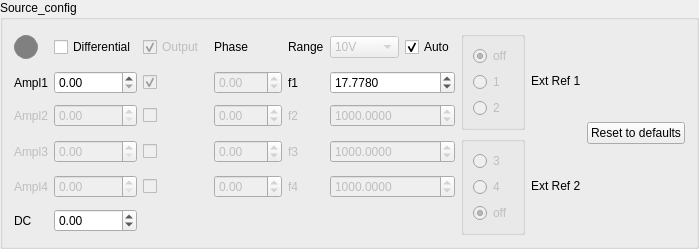
    <widget class="QGroupBox" name="horizontalGroupBox_3">
     <property name="minimumSize">
      <size>
       <width>0</width>
       <height>30</height>
      </size>
     </property>
     <property name="title">
      <string>Source_config</string>
     </property>
     <layout class="QHBoxLayout" name="horizontalLayout_5">
      <item>
       <layout class="QGridLayout" name="gridLayout_13">
        <item row="4" column="2">
         <widget class="QCheckBox" name="osc4_output_enable_checkBox">
          <property name="enabled">
           <bool>false</bool>
          </property>
          <property name="text">
           <string/>
          </property>
         </widget>
        </item>
        <item row="0" column="6" rowspan="3">
         <widget class="QGroupBox" name="verticalGroupBox_11">
          <property name="enabled">
           <bool>false</bool>
          </property>
          <layout class="QVBoxLayout" name="verticalLayout_22">
           <item>
            <widget class="QRadioButton" name="demod_off_radioButton">
             <property name="text">
              <string>off</string>
             </property>
             <property name="checked">
              <bool>true</bool>
             </property>
            </widget>
           </item>
           <item>
            <widget class="QRadioButton" name="demod1_radioButton">
             <property name="enabled">
              <bool>false</bool>
             </property>
             <property name="text">
              <string>1</string>
             </property>
            </widget>
           </item>
           <item>
            <widget class="QRadioButton" name="demod2_radioButton">
             <property name="enabled">
              <bool>false</bool>
             </property>
             <property name="text">
              <string>2</string>
             </property>
            </widget>
           </item>
          </layout>
         </widget>
        </item>
        <item row="4" column="1">
         <widget class="QDoubleSpinBox" name="amplitude4_spinBox">
          <property name="enabled">
           <bool>false</bool>
          </property>
         </widget>
        </item>
        <item row="3" column="0">
         <widget class="QLabel" name="amplitude3_label">
          <property name="enabled">
           <bool>false</bool>
          </property>
          <property name="text">
           <string>Ampl3</string>
          </property>
         </widget>
        </item>
        <item row="1" column="2">
         <widget class="QCheckBox" name="osc1_output_enable_checkBox">
          <property name="enabled">
           <bool>false</bool>
          </property>
          <property name="text">
           <string/>
          </property>
          <property name="checked">
           <bool>true</bool>
          </property>
         </widget>
        </item>
        <item row="2" column="1">
         <widget class="QDoubleSpinBox" name="amplitude2_spinBox">
          <property name="enabled">
           <bool>false</bool>
          </property>
         </widget>
        </item>
        <item row="3" column="1">
         <widget class="QDoubleSpinBox" name="amplitude3_spinBox">
          <property name="enabled">
           <bool>false</bool>
          </property>
         </widget>
        </item>
        <item row="3" column="6" rowspan="3" alignment="Qt::AlignLeft">
         <widget class="QGroupBox" name="verticalGroupBox_12">
          <property name="enabled">
           <bool>false</bool>
          </property>
          <layout class="QVBoxLayout" name="verticalLayout_25">
           <item>
            <widget class="QRadioButton" name="harmonic3_radioButton">
             <property name="text">
              <string>3</string>
             </property>
            </widget>
           </item>
           <item>
            <widget class="QRadioButton" name="harmonic4_radioButton">
             <property name="text">
              <string>4</string>
             </property>
            </widget>
           </item>
           <item>
            <widget class="QRadioButton" name="harmonic_off_radioButton">
             <property name="text">
              <string>off</string>
             </property>
             <property name="checked">
              <bool>true</bool>
             </property>
            </widget>
           </item>
          </layout>
         </widget>
        </item>
        <item row="4" column="5">
         <widget class="QDoubleSpinBox" name="frequency4_spinBox">
          <property name="enabled">
           <bool>false</bool>
          </property>
          <property name="decimals">
           <number>4</number>
          </property>
          <property name="maximum">
           <double>500000.000000000000000</double>
          </property>
          <property name="value">
           <double>1000.000000000000000</double>
          </property>
         </widget>
        </item>
        <item row="3" column="5">
         <widget class="QDoubleSpinBox" name="frequency3_spinBox">
          <property name="enabled">
           <bool>false</bool>
          </property>
          <property name="decimals">
           <number>4</number>
          </property>
          <property name="maximum">
           <double>500000.000000000000000</double>
          </property>
          <property name="value">
           <double>1000.000000000000000</double>
          </property>
         </widget>
        </item>
        <item row="0" column="1">
         <widget class="QCheckBox" name="differential_output_checkBox">
          <property name="enabled">
           <bool>true</bool>
          </property>
          <property name="text">
           <string>Differential</string>
          </property>
         </widget>
        </item>
        <item row="5" column="1">
         <widget class="QDoubleSpinBox" name="dc_offset_spinBox">
          <property name="enabled">
           <bool>true</bool>
          </property>
          <property name="minimum">
           <double>-10.000000000000000</double>
          </property>
          <property name="maximum">
           <double>10.000000000000000</double>
          </property>
         </widget>
        </item>
        <item row="3" column="4">
         <widget class="QLabel" name="f3_label">
          <property name="enabled">
           <bool>false</bool>
          </property>
          <property name="text">
           <string>f3</string>
          </property>
         </widget>
        </item>
        <item row="1" column="1">
         <widget class="QDoubleSpinBox" name="amplitude1_spinBox">
          <property name="enabled">
           <bool>true</bool>
          </property>
          <property name="keyboardTracking">
           <bool>false</bool>
          </property>
         </widget>
        </item>
        <item row="4" column="3">
         <widget class="QDoubleSpinBox" name="phase4_spinBox">
          <property name="enabled">
           <bool>false</bool>
          </property>
          <property name="minimum">
           <double>-360.000000000000000</double>
          </property>
          <property name="maximum">
           <double>360.000000000000000</double>
          </property>
         </widget>
        </item>
        <item row="0" column="3">
         <widget class="QLabel" name="phase_label">
          <property name="text">
           <string>Phase</string>
          </property>
         </widget>
        </item>
        <item row="2" column="3">
         <widget class="QDoubleSpinBox" name="phase2_spinBox">
          <property name="enabled">
           <bool>false</bool>
          </property>
          <property name="minimum">
           <double>-360.000000000000000</double>
          </property>
          <property name="maximum">
           <double>360.000000000000000</double>
          </property>
         </widget>
        </item>
        <item row="3" column="3">
         <widget class="QDoubleSpinBox" name="phase3_spinBox">
          <property name="enabled">
           <bool>false</bool>
          </property>
          <property name="minimum">
           <double>-360.000000000000000</double>
          </property>
          <property name="maximum">
           <double>360.000000000000000</double>
          </property>
         </widget>
        </item>
        <item row="0" column="4">
         <widget class="QLabel" name="range_label">
          <property name="text">
           <string>Range</string>
          </property>
         </widget>
        </item>
        <item row="0" column="5">
         <layout class="QHBoxLayout" name="range_layout">
          <item>
           <widget class="QComboBox" name="output_range_comboBox">
            <property name="enabled">
             <bool>false</bool>
            </property>
            <property name="currentText">
             <string>10V</string>
            </property>
            <property name="currentIndex">
             <number>3</number>
            </property>
            <item>
             <property name="text">
              <string>10mV</string>
             </property>
            </item>
            <item>
             <property name="text">
              <string>100mV</string>
             </property>
            </item>
            <item>
             <property name="text">
              <string>1V</string>
             </property>
            </item>
            <item>
             <property name="text">
              <string>10V</string>
             </property>
            </item>
           </widget>
          </item>
          <item>
           <widget class="QCheckBox" name="output_autorange_checkBox">
            <property name="enabled">
             <bool>true</bool>
            </property>
            <property name="text">
             <string>Auto</string>
            </property>
            <property name="checked">
             <bool>true</bool>
            </property>
           </widget>
          </item>
         </layout>
        </item>
        <item row="2" column="4">
         <widget class="QLabel" name="f2_label">
          <property name="enabled">
           <bool>false</bool>
          </property>
          <property name="text">
           <string>f2</string>
          </property>
         </widget>
        </item>
        <item row="3" column="2">
         <widget class="QCheckBox" name="osc3_output_enable_checkBox">
          <property name="enabled">
           <bool>false</bool>
          </property>
          <property name="text">
           <string/>
          </property>
         </widget>
        </item>
        <item row="1" column="0">
         <widget class="QLabel" name="amplitude1_label">
          <property name="text">
           <string>Ampl1</string>
          </property>
         </widget>
        </item>
        <item row="1" column="5">
         <widget class="QDoubleSpinBox" name="frequency1_spinBox">
          <property name="enabled">
           <bool>true</bool>
          </property>
          <property name="decimals">
           <number>4</number>
          </property>
          <property name="maximum">
           <double>500000.000000000000000</double>
          </property>
          <property name="value">
           <double>17.777999999999999</double>
          </property>
         </widget>
        </item>
        <item row="2" column="5">
         <widget class="QDoubleSpinBox" name="frequency2_spinBox">
          <property name="enabled">
           <bool>false</bool>
          </property>
          <property name="decimals">
           <number>4</number>
          </property>
          <property name="maximum">
           <double>500000.000000000000000</double>
          </property>
          <property name="value">
           <double>1000.000000000000000</double>
          </property>
         </widget>
        </item>
        <item row="2" column="2">
         <widget class="QCheckBox" name="osc2_output_enable_checkBox">
          <property name="enabled">
           <bool>false</bool>
          </property>
          <property name="text">
           <string/>
          </property>
         </widget>
        </item>
        <item row="2" column="0">
         <widget class="QLabel" name="amplitude2_label">
          <property name="enabled">
           <bool>false</bool>
          </property>
          <property name="text">
           <string>Ampl2</string>
          </property>
         </widget>
        </item>
        <item row="1" column="4">
         <widget class="QLabel" name="f1_label">
          <property name="text">
           <string>f1</string>
          </property>
         </widget>
        </item>
        <item row="5" column="0">
         <widget class="QLabel" name="dc_offset_label">
          <property name="text">
           <string>DC</string>
          </property>
         </widget>
        </item>
        <item row="3" column="7" rowspan="3">
         <widget class="QLabel" name="ext_ref2_label">
          <property name="text">
           <string>Ext Ref 2</string>
          </property>
          <property name="openExternalLinks">
           <bool>false</bool>
          </property>
         </widget>
        </item>
        <item row="0" column="2">
         <widget class="QCheckBox" name="output_enable_checkBox">
          <property name="enabled">
           <bool>false</bool>
          </property>
          <property name="text">
           <string>Output </string>
          </property>
          <property name="checkable">
           <bool>true</bool>
          </property>
          <property name="checked">
           <bool>true</bool>
          </property>
         </widget>
        </item>
        <item row="4" column="4">
         <widget class="QLabel" name="f4_label">
          <property name="enabled">
           <bool>false</bool>
          </property>
          <property name="text">
           <string>f4</string>
          </property>
         </widget>
        </item>
        <item row="1" column="3">
         <widget class="QDoubleSpinBox" name="phase1_spinBox">
          <property name="enabled">
           <bool>false</bool>
          </property>
          <property name="tabletTracking">
           <bool>true</bool>
          </property>
          <property name="minimum">
           <double>-360.000000000000000</double>
          </property>
          <property name="maximum">
           <double>360.000000000000000</double>
          </property>
         </widget>
        </item>
        <item row="4" column="0">
         <widget class="QLabel" name="amplitude4_label">
          <property name="enabled">
           <bool>false</bool>
          </property>
          <property name="text">
           <string>Ampl4</string>
          </property>
         </widget>
        </item>
        <item row="0" column="0">
         <widget class="QLabel" name="status_label">
          <property name="enabled">
           <bool>false</bool>
          </property>
          <property name="minimumSize">
           <size>
            <width>24</width>
            <height>24</height>
           </size>
          </property>
          <property name="maximumSize">
           <size>
            <width>24</width>
            <height>24</height>
           </size>
          </property>
          <property name="styleSheet">
           <string>border-radius: 12px; background-color: gray; border: 1px solid #888;</string>
          </property>
         </widget>
        </item>
        <item row="0" column="7" rowspan="3">
         <widget class="QLabel" name="ext_ref1_label">
          <property name="text">
           <string>Ext Ref 1</string>
          </property>
         </widget>
        </item>
       </layout>
      </item>
      <item>
       <layout class="QVBoxLayout" name="verticalLayout_21">
        <item>
         <widget class="QPushButton" name="preset_pushButton">
          <property name="enabled">
           <bool>true</bool>
          </property>
          <property name="text">
           <string>Reset to defaults</string>
          </property>
         </widget>
        </item>
       </layout>
      </item>
     </layout>
    </widget>
